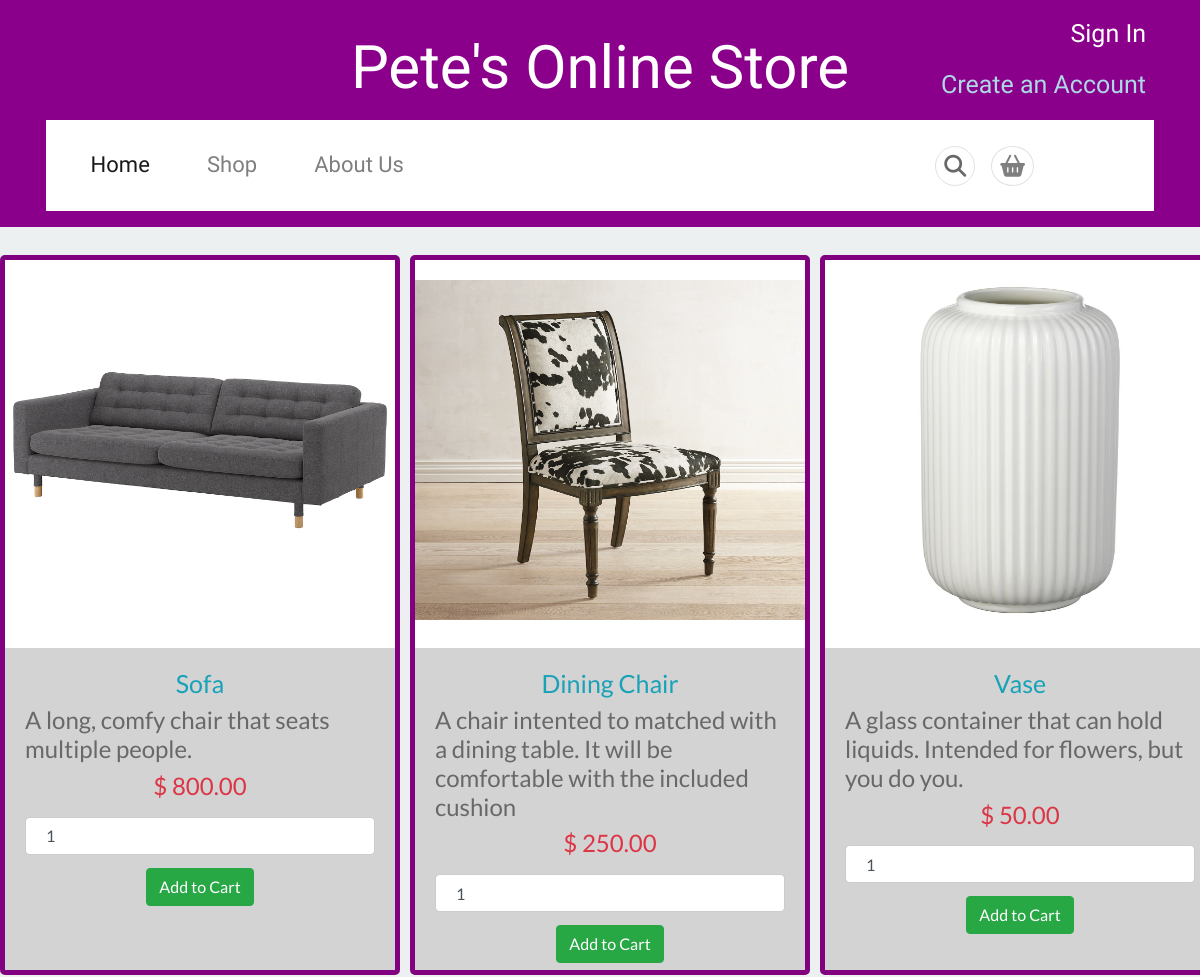
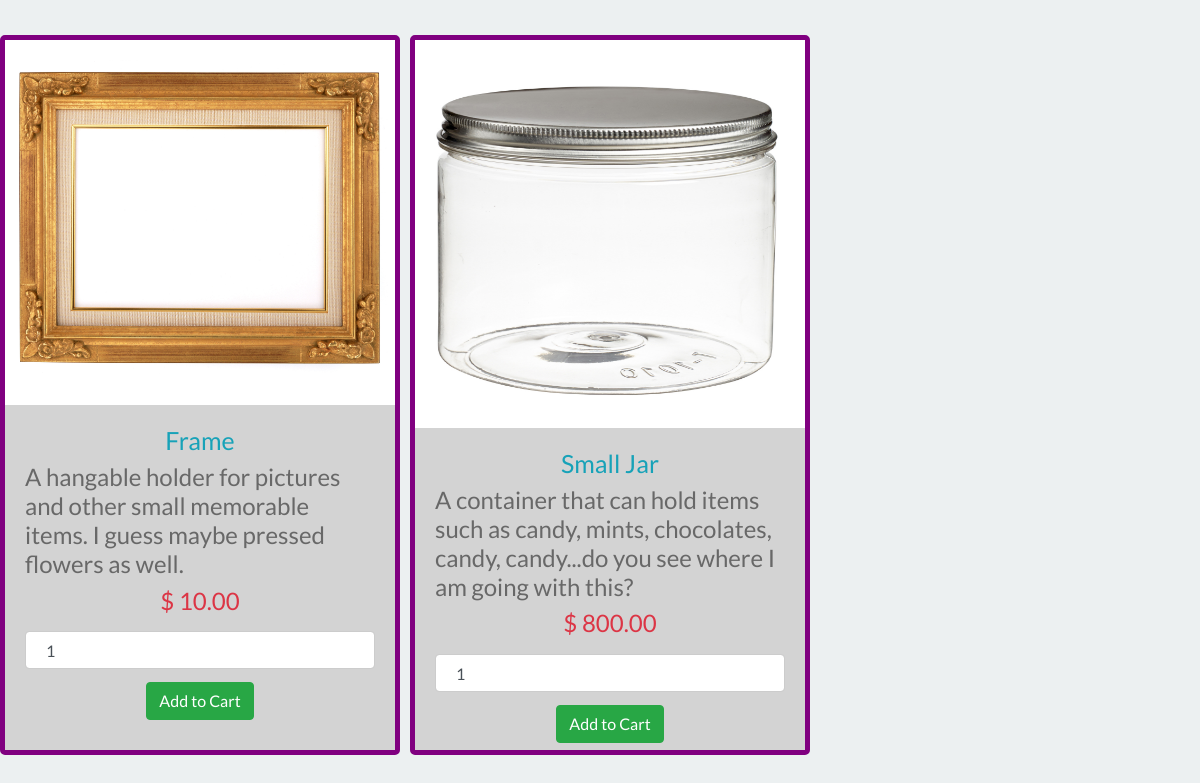
Page /homepage.php on the earlier database version (2 pictures, top to bottom).
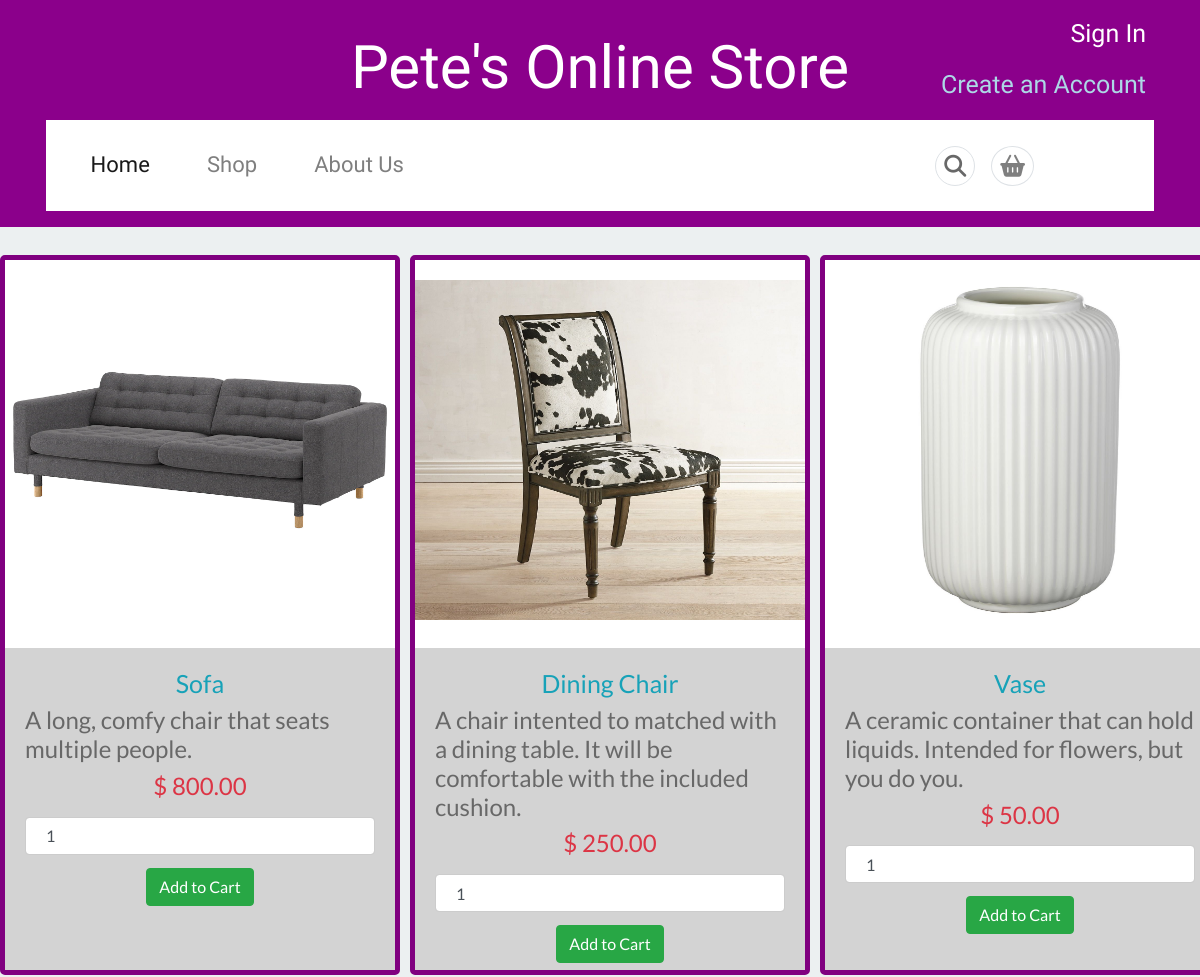
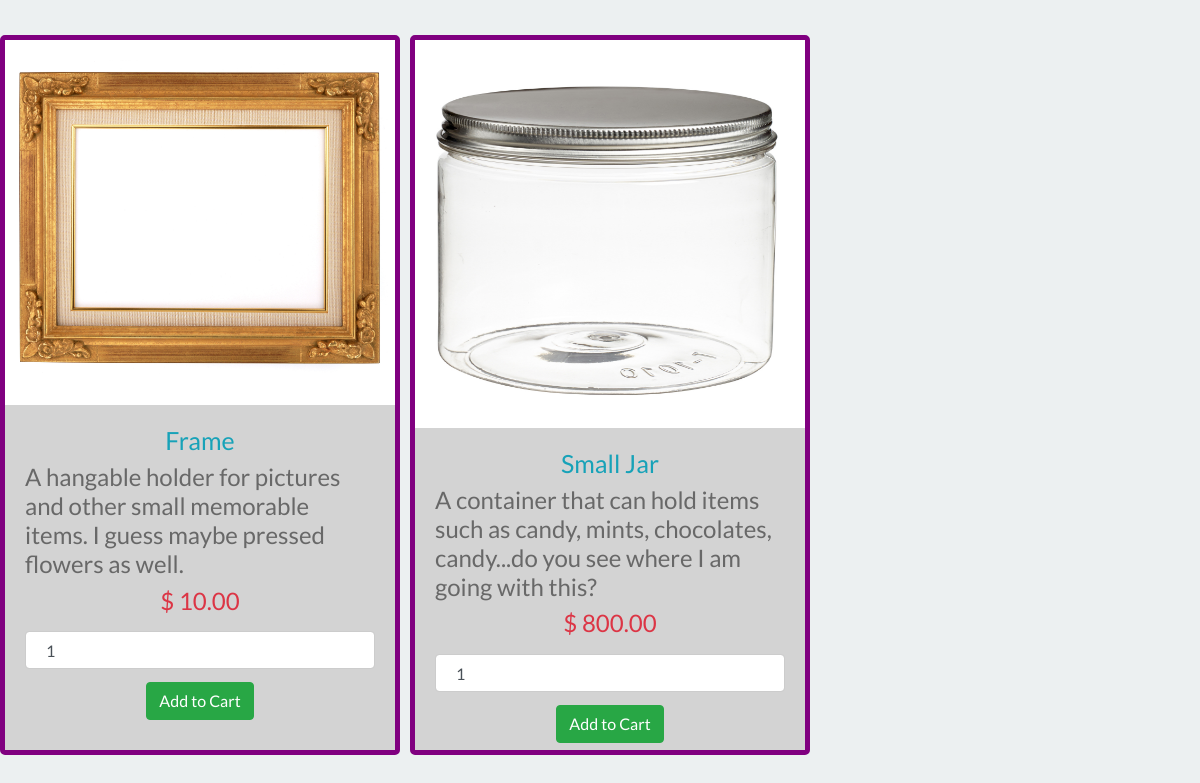
Same page on the later database version (2 pictures, top to bottom).
### tables this page shows
CREATE TABLE IF NOT EXISTS `products` (
  `ID_Product` INT(7) UNSIGNED ZEROFILL NOT NULL AUTO_INCREMENT,
  `PrName` VARCHAR(50) NOT NULL,
  `PrDesc` VARCHAR(120) NOT NULL,
  `Price` DECIMAL(8,2) NOT NULL,
  `ImageName` VARCHAR(25),
  `Category` INT(1) UNSIGNED NOT NULL,
  PRIMARY KEY (`ID_Product`),
  CONSTRAINT `FK_Category`
    FOREIGN KEY (`Category`)
    REFERENCES `categories` (`ID_Category`)
);

### homepage.php (the view, shortened to what this page needs)
<?php
  require_once('./mysql-connect.php');
 ?>
 <!DOCTYPE html>
<html lang="en">
<head>
    <link rel="stylesheet"
        href="https://stackpath.bootstrapcdn.com/bootstrap/4.4.1/css/bootstrap.min.css"
    />
    <link rel="stylesheet" href="./css/style.css" />
    <link rel="stylesheet" type="text/css" href="//cdn.jsdelivr.net/npm/slick-carousel@1.8.1/slick/slick.css"/>
</head>
<body>
    <header>
        <div class="container">
            <div class="row">
                <div class="col-md-3 col-sm-12 col-12">
                </div>
                <div class="col-md-6 col-12 text-center">
                    <h2 class="my-md-3 site-title text-white" style="font-family:roboto; font-size:60px">Pete's Online Store</h2>
                </div>
                <div class="col-md-3 col-12 text-right">
                    <p class="md-3 header-links">
                        <?php
                            if(isset($_SESSION['ID']))
                            {
                                $ID = $_SESSION['ID'];
                                $query = "SELECT P.FName FROM profile AS P WHERE P.ID_Profile = '$ID';";
                                $response = @mysqli_query($dbc,$query);
                                while ($row = mysqli_fetch_array($response))
                                {
                                    $FName = $row['FName'];
                                }
                                echo '<p class="px-2" style="margin-center:825px; font-size: 20px; padding-bottom: 3px; color:white">'.'Welcome '.$FName.'!'.'</p>';
                                echo '<a class="px-2"  style="color:black; width:auto; border-style: solid; border-color:black; font-size: 20px; padding: 5px 30px; background-color:white;"href="./Login/logout.php" >Log Out</a>';
                            }
                            else{
                        ?>
                        <a href="#" class="px-2" onclick="document.getElementById('id01').style.display='block'" style=" font-size:25px;">Sign In</a>
                        <a href="#" class="px-2" onclick="document.getElementById('id02').style.display='block'" style="width:auto; font-size:25px; color:lightblue;">Create an Account</a>
                        </div>
                        <?php
                            }
                        ?>
                </div>
        <div class="container-fluid p-0" style=" padding-top:20px;">
            <nav class="navbar navbar-expand-lg navbar-light bg-white" style ="font-size:22px;">
                <div class="collapse navbar-collapse" id="navbarNav">
                    <ul class="navbar-nav">
                    <li class="nav-item active">
                        <a class="nav-link" href="/homepage.php">Home<span class="sr-only">(current)</span></a>
                    </li>
                    <li class="nav-item">
                        <a class="nav-link" href="#">Shop</a>
                    </li>
                    <li class="nav-item">
                        <a class="nav-link" href="#">About Us</a>
                    </li>
                </ul>
                </div>
             <div class="navbar-nav">
                <li class="nav-item border rounded-circle mx-2 search-icon">
                    <i class="fas fa-search p-2"></i>
                </li>
                <li class="nav-item border rounded-circle mx-2 basket-icon">
                    <a class="fas fa-shopping-basket p-2 nav-link" href="Order.php"></a>
                </li>
            </div>
            </nav>
         </div>
        </div>
    </header>
    <main>
    <br/>
<div class="row row-cols-1 row-cols-lg-3 row-cols-md-2 row-cols-sm-1">
        <?php
                $query = "SELECT * FROM products ORDER BY ID_Product ASC";
                $result = mysqli_query($dbc, $query);
                if(mysqli_num_rows($result) > 0)
                {
                     while($row = mysqli_fetch_array($result))
                     {
                ?>
        <div class="col-lg-4 col-md-6 col-sm-12 " style="padding-bottom:37px;" align="center">
            <form method="post" action="Test_Cart/Cart.php?action=add&id=<?php echo $row["ID_Product"]; ?>">
                <div class="card" style="border:5px solid purple; background-color:white; border-radius:5px; padding-top:20px; width:25rem; height:45rem;"
                    align="center">
                    <img src="<?php echo './assests/'.$row["ImageName"].'.jpg'; ?>" class="img-responsive" style="max-height:340px;"/><br/>
                    <div class="card-body" style="background-color:lightgray;">
                        <h4 class="text-info" style="font-size:25px;"><?php echo $row["PrName"]; ?></h4>
                        <h4 class="text-left" style="text-align:center;"><?php echo $row["PrDesc"]; ?></h4>
                        <h4 class="text-danger">$ <?php echo $row["Price"]; ?></h4>
                        <input type="text" name="quantity" class="form-control" value="1" />
                        <input type="submit" name="add_to_cart" style="margin-top:5px;" class="btn btn-success"
                        value="Add to Cart" /><br>
                    </div>
                </div>
            </form>
        </div>
        <?php
                     }
                }
                ?>
       </div>
    <br />
    </main>
</body>
</html>

### css/style.css (style rules this page uses)
:root { --primary-color: darkmagenta; --light-gray: gray; --border: black; --text-color: darkgreen; --roboto: "Roboto",sans-serif; --soia: "Sofia", cursive; --oswald:"Oswald", bold; }
header { background-color: var(--primary-color); font-family: var(--oswald); }
header .site-title { font-family: var(--roboto); }
.header-links a { font-size: 0.9em; text-decoration: none; color: white; }
input[type=text], input[type=password] { width: 100%; padding: 12px 20px; margin: 8px 0; display: inline-block; border: 1px solid #ccc; box-sizing: border-box; }
.container { padding: 16px; }
.navbar-nav { padding: 0.8em 0em; }
.navbar-nav .nav-item .nav-link { padding: 0 1.3em; }
.navbar-nav .basket-icon { margin-right: 6.5rem !important; }
body { background-color: #ecf0f1; font: 300 1.25em/1.4 "Lato", sans-serif; color: #686868; }
h1, h2, h3, h4, h5, h6 { font-weight: 400; }

Differences in the rows shown:
changed products "Dining Chair": PrDesc "A chair intented to matched with a dining table. It will be comfortable with the included cushion" → "A chair intented to matched with a dining table. It will be comfortable with the included cushion."
changed products "Vase": PrDesc "A glass container that can hold liquids. Intended for flowers, but you do you." → "A ceramic container that can hold liquids. Intended for flowers, but you do you."
changed products "Small Jar": PrDesc "A container that can hold items such as candy, mints, chocolates, candy, candy...do you see where I am going with this?" → "A container that can hold items such as candy, mints, chocolates, candy...do you see where I am going with this?"
